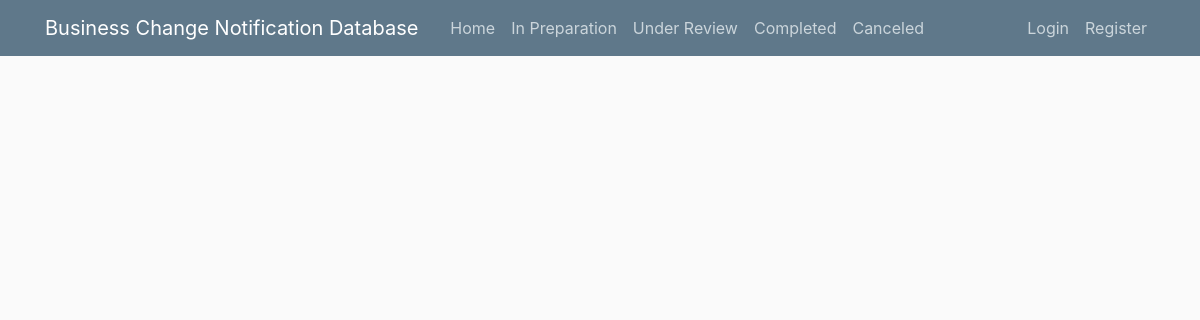
Before: /post/state/sdaf with the older database file.
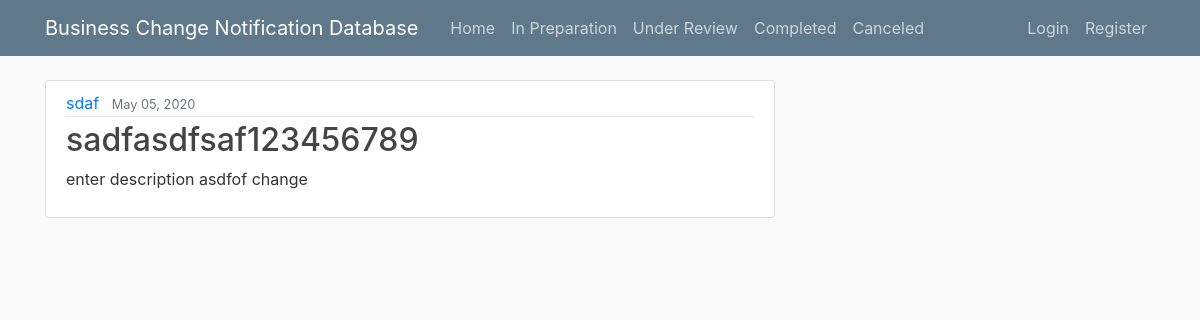
After: the same page with the newer database file.
### blog/models.py (models this page shows, shortened)
class Post(models.Model):
    title = models.CharField(max_length=100, default="")
    content = models.TextField(default="")
    date_posted = models.DateTimeField(default=timezone.now)
    author = models.ForeignKey(User, on_delete=models.CASCADE)
    dcn_number = models.CharField(max_length=100, verbose_name='DCN number')
    state = models.CharField(max_length=100, default="")
    category_of_change = models.CharField(max_length=100, default="")
    description_of_change = models.TextField(default="enter description of change")
    reason_of_change = models.TextField(default="enter reason of change")
    closes_dcr = models.BooleanField(default=False)
    priority = models.CharField(max_length=7, choices=PRIORITY_CHOICES, default='1_week')

### blog/views.py (the view)
# urls.py: path('post/state/<str:state>', StatePostListView.as_view(), name='state-posts'),
class StatePostListView(ListView):
    model = Post
    template_name = 'blog/state_posts.html'  # <app>/<model>_<viewtype>.html
    context_object_name = 'posts'
    paginate_by = 10
    def get_queryset(self):
        return Post.objects.filter(state=self.kwargs.get('state')).order_by('-date_posted')

### blog/templates/blog/state_posts.html (shortened to what this page needs)
{% extends "blog/base.html" %}
{% block content %}
{% for post in posts %}
<article class="media content-section">
    <div class="media-body">
        <div class="article-metadata">
            <a class="mr-2" href="{% url 'state-posts' post.state %}">{{ post.state }}</a>
            <small class="text-muted">{{ post.date_posted|date:"F d, Y" }}</small>
        </div>
        <h2><a class="article-title" href="{% url 'post-detail' post.id %}">{{ post.dcn_number }}</a></h2>
        <p class="article-content">{{ post.description_of_change }}</p>
    </div>
</article>
{% endfor %}
{% endblock content %}

Changed rows visible on the page:
added Post: state "sdaf", date_posted "May 05, 2020", dcn_number "sadfasdfsaf123456789", description_of_change "enter description asdfof change"
